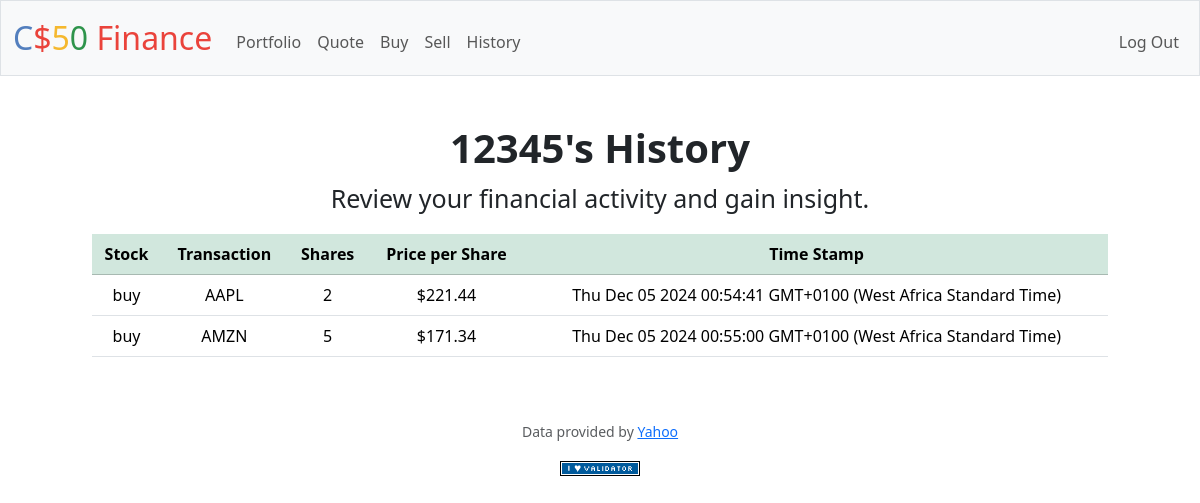
The app's page /history (signed in) with its own data.
### tables this page shows
CREATE TABLE users (id INTEGER PRIMARY KEY AUTOINCREMENT NOT NULL,
    username TEXT NOT NULL,
    hash TEXT NOT NULL,
    cash NUMERIC NOT NULL DEFAULT 10000.00);

CREATE TABLE history(
    id INTEGER PRIMARY KEY AUTOINCREMENT NOT NULL,
    order_type INTEGER NOT NULL,
    shares INTEGER NOT NULL,
    price NUMERIC NOT NULL,
    time_stamp TEXT,
    user_id INTEGER NOT NULL,
    stock_id INTEGER NOT NULL,
    FOREIGN KEY(user_id) REFERENCES users(id),
    FOREIGN KEY(stock_id) REFERENCES stocks(id));

CREATE TABLE stocks(
    id INTEGER PRIMARY KEY AUTOINCREMENT NOT NULL,
    symbol TEXT NOT NULL);

### app.py (the view)
@app.route("/history")
@login_required
def history():
    def order(order_type):
        if order_type == 1:
            return "buy"
        return "sell"
    id = session["user_id"]
    raw_history = db.execute(''' SELECT * FROM users JOIN history ON users.id=history.user_id
                                JOIN stocks ON history.stock_id=stocks.id WHERE users.id=?;''', id)
    username = raw_history[0]["username"]
    history = []
    for row in raw_history:
        new_row = {}
        new_row["symbol"] = row["symbol"]
        new_row["order_type"] = order(row["order_type"])
        new_row["shares"] = row["shares"]
        new_row["price"] = usd(row["price"])
        new_row["time_stamp"] = row["time_stamp"]
        history.append(new_row)
    return render_template("history.html", username=username, history=history)

### app.py (called while the page is built)
@app.after_request
def after_request(response):
    response.headers["Cache-Control"] = "no-cache, no-store, must-revalidate"
    response.headers["Expires"] = 0
    response.headers["Pragma"] = "no-cache"
    return response

### helpers.py (called while the page is built)
def login_required(f):
    @wraps(f)
    def decorated_function(*args, **kwargs):
        if session.get("user_id") is None:
            return redirect("/login")
        return f(*args, **kwargs)
    return decorated_function

def usd(value):
    return f"${value:,.2f}"

### templates/history.html (shortened to what this page needs)
{% extends "layout.html" %}
{% block main %}
<div class="section">
    <h1 style="font-weight: bold">{{ username }}'s History</h1>
    <p style="margin-left: 150px; margin-right: 150px; font-size: 25px;">
        Review your financial activity and gain insight.
    </p>
    <div style="margin-left: 50px; margin-right: 50px;">
        <table class="table">
            <thead class="table-success">
                <tr>
                    <th>Stock</th>
                    <th>Transaction</th>
                    <th>Shares</th>
                    <th>Price per Share</th>
                    <th>Time Stamp</th>
                </tr>
            </thead>
            <tbody>
                {% for order in history %}
                    <tr>
                        <td>{{ order.order_type }}</td>
                        <td>{{ order.symbol }}</td>
                        <td>{{ order.shares }}</td>
                        <td>{{ order.price }}</td>
                        <td>{{ order.time_stamp }}</td>
                    </tr>
                {% endfor %}
            </tbody>
        </table>
    </div>
</div>
{% endblock %}

### records on screen
users: username "12345"
history: order_type "buy", symbol "AAPL", shares "2", price "$221.44", time_stamp "Thu Dec 05 2024 00:54:41 GMT+0100 (West Africa Standard Time)"
history: order_type "buy", symbol "AMZN", shares "5", price "$171.34", time_stamp "Thu Dec 05 2024 00:55:00 GMT+0100 (West Africa Standard Time)"
